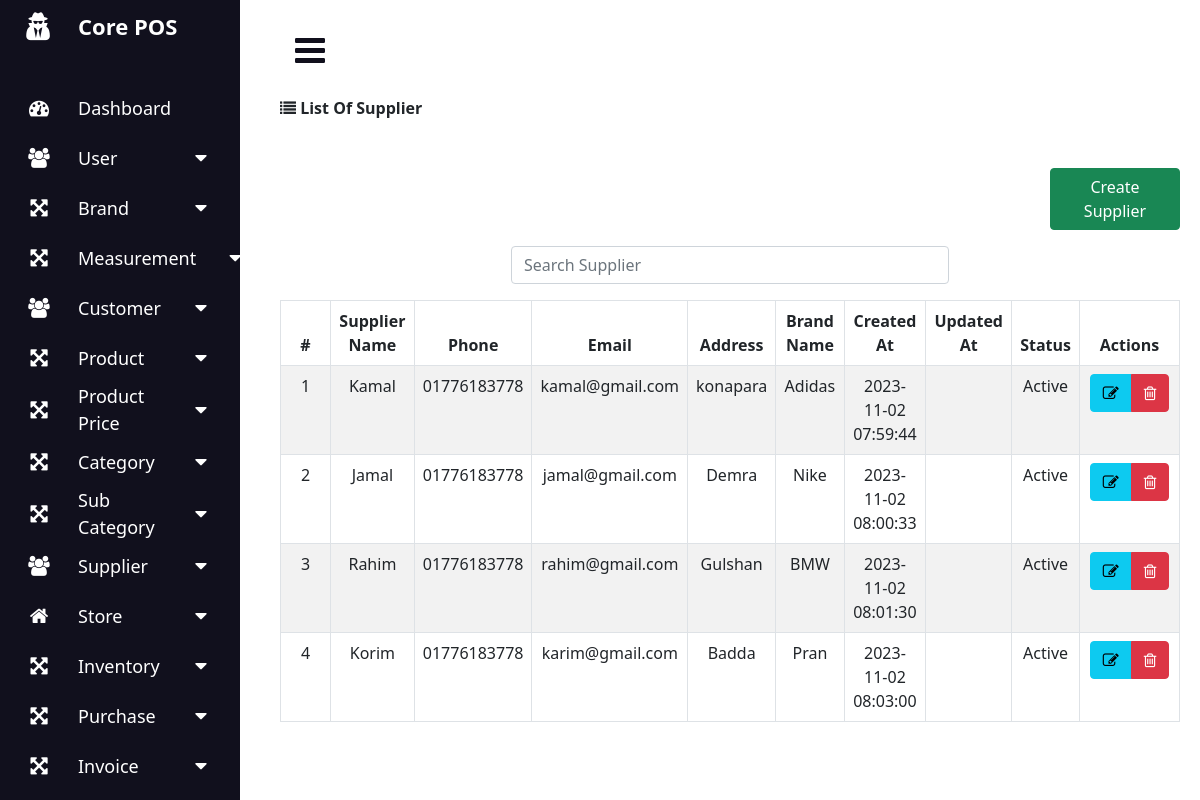
/index.php?page=supplier_list (signed in), run on the app's committed database.
### tables this page shows
CREATE TABLE `supplier` (
  `id` int(11) NOT NULL,
  `supplier_name` varchar(255) DEFAULT NULL,
  `phone` varchar(255) DEFAULT NULL,
  `email` varchar(255) DEFAULT NULL,
  `address` varchar(255) DEFAULT NULL,
  `brand_id` bigint(30) NOT NULL,
  `status` varchar(10) NOT NULL,
  `created_at` timestamp NOT NULL DEFAULT current_timestamp(),
  `updated_at` timestamp NULL DEFAULT NULL ON UPDATE current_timestamp()
);

CREATE TABLE `brands` (
  `id` int(11) NOT NULL,
  `brand_name` varchar(255) DEFAULT NULL,
  `created_at` timestamp NOT NULL DEFAULT current_timestamp(),
  `updated_at` timestamp NULL DEFAULT NULL ON UPDATE current_timestamp()
);

### supplier_list.php (the view, shortened to what this page needs)
<?php
$conn = mysqli_connect("localhost","root","","core_pos");
?>
<?php
$supplier = "SELECT s.id,s.supplier_name, s.phone,s.email,s.address,s.brand_id,s.status,s.created_at,s.updated_at, b.brand_name
FROM supplier AS s
INNER JOIN brands AS b ON s.brand_id = b.id";
$result = $conn->query($supplier);
?>
<div class="row">
    <div class="col-md-12">
      <div class="panel panel-default">
      <div class="panel-heading">
          <strong>
            <span><i class="fa fa-list" aria-hidden="true"></i></span>
            <span>List Of Supplier</span>
         </strong>
        </div>
      <div class="row mt-5">
                  <div class="col-sm-10"></div>
                  <div class="col-sm-2">
                  <div class="col-lg-12 col-md-12 col-xl-12 text-right mb-3">
                    <a href="index.php?page=add_supplier" class="btn btn-success float-right">Create Supplier</a>
                  </div>
                  </div>
                </div>
                <div class="row">
              <div class="col-md-3"></div>
                <div class="col-md-6">
                  <form action="" method="GET">
                    <div class="input-group mb-3">
                      <input type="text" name="search" id="search_text_supplier" class="form-control" placeholder="Search Supplier">
                    </div>
                  </form>
                </div>
                <div class="col-md-3"></div>
                </div>
        <div class="panel-body">
          <table class="table table-bordered table-striped" id="table_data">
            <thead>
              <tr>
                <th class="text-center" style="width: 50px;">#</th>
                <th class="text-center"> Supplier Name</th>
                <th class="text-center"> Phone</th>
                <th class="text-center"> Email</th>
                <th class="text-center"> Address</th>
                <th class="text-center"> Brand Name</th>
                <th class="text-center"> Created At </th>
                <th class="text-center"> Updated At </th>
                <th class="text-center"> Status</th>
                <th class="text-center" style="width: 100px;"> Actions </th>
              </tr>
            </thead>
            <tbody>
              <tr>
                <?php $n=1; foreach($result as $row): ?>
                <td class="text-center"><?php echo $n++; ?></td>
                <td class="text-center"> <?php echo ($row['supplier_name']); ?></td>
                <td class="text-center"> <?php echo ($row['phone']); ?></td>
                <td class="text-center"> <?php echo ($row['email']); ?></td>
                <td class="text-center"> <?php echo ($row['address']); ?></td>
                <td class="text-center"> <?php echo ($row['brand_name']); ?></td>
                <td class="text-center"> <?php echo ($row['created_at']); ?></td>
                <td class="text-center"> <?php echo ($row['updated_at']); ?></td>
                <td class="text-center"> <?php echo ($row['status']); ?></td>
                <td class="text-center">
                  <div class="btn-group">
                    <a href="index.php?page=edit_supplier&id=<?php echo (int)$row['id'];?>" class="btn btn-info btn-xs"  title="Edit" data-toggle="tooltip">
                      <span ><i class="fa fa-pencil-square-o" aria-hidden="true"></i></span>
                    </a>
                    <a href="index.php?page=delete_supplier&id=<?php echo (int)$row['id'];?>" class="btn btn-danger btn-xs"  title="Delete" data-toggle="tooltip">
                      <span><i class="fa fa-trash-o" aria-hidden="true"></i></span>
                    </a>
                  </div>
                </td>
              </tr>
              <?php endforeach;?>
            </tbody>
        </div>
      </div>
    </div>
  </div>

### styles.css (style rules this page uses)
* { margin: 0; padding: 0; box-sizing: border-box; }

### data on the page
supplier: supplier_name "Kamal", phone "01776183778", email "kamal@gmail.com", address "konapara", brand.brand_name "Adidas", created_at "2023-11-02 07:59:44", status "Active"
supplier: supplier_name "Jamal", phone "01776183778", email "jamal@gmail.com", address "Demra", brand.brand_name "Nike", created_at "2023-11-02 08:00:33", status "Active"
supplier: supplier_name "Rahim", phone "01776183778", email "rahim@gmail.com", address "Gulshan", brand.brand_name "BMW", created_at "2023-11-02 08:01:30", status "Active"
supplier: supplier_name "Korim", phone "01776183778", email "karim@gmail.com", address "Badda", brand.brand_name "Pran", created_at "2023-11-02 08:03:00", status "Active"
